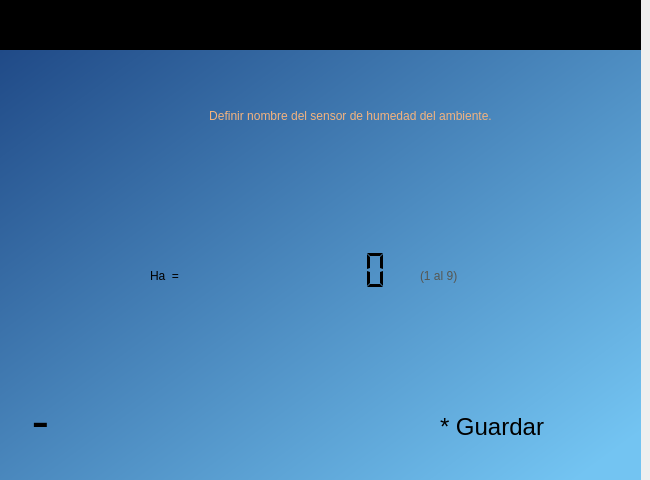
<?xml version="1.0" encoding="UTF-8"?>
<ui version="4.0">
 <class>widget_inicio</class>
 <widget class="QWidget" name="widget_inicio">
  <property name="geometry">
   <rect>
    <x>0</x>
    <y>0</y>
    <width>650</width>
    <height>480</height>
   </rect>
  </property>
  <property name="windowTitle">
   <string>Form</string>
  </property>
  <property name="styleSheet">
   <string notr="true"/>
  </property>
  <widget class="QWidget" name="widget_fecha" native="true">
   <property name="geometry">
    <rect>
     <x>0</x>
     <y>0</y>
     <width>641</width>
     <height>51</height>
    </rect>
   </property>
   <property name="styleSheet">
    <string notr="true">QWidget#widget_fecha{
background-color:rgb(0, 0, 0)}</string>
   </property>
   <widget class="QLabel" name="lbl_hora">
    <property name="geometry">
     <rect>
      <x>20</x>
      <y>10</y>
      <width>151</width>
      <height>21</height>
     </rect>
    </property>
    <property name="styleSheet">
     <string notr="true">font: 57 16pt &quot;Ubuntu&quot;;
color:rgb(238, 238, 236);</string>
    </property>
    <property name="text">
     <string/>
    </property>
   </widget>
   <widget class="QLabel" name="lbl_fecha">
    <property name="geometry">
     <rect>
      <x>460</x>
      <y>10</y>
      <width>161</width>
      <height>21</height>
     </rect>
    </property>
    <property name="styleSheet">
     <string notr="true">font: 57 16pt &quot;Ubuntu&quot;;
color:rgb(238, 238, 236);</string>
    </property>
    <property name="text">
     <string/>
    </property>
   </widget>
  </widget>
  <widget class="QWidget" name="widget_datos" native="true">
   <property name="geometry">
    <rect>
     <x>0</x>
     <y>50</y>
     <width>641</width>
     <height>431</height>
    </rect>
   </property>
   <property name="styleSheet">
    <string notr="true">QWidget#widget_datos{
background-color:qlineargradient(spread:pad, x1:0, y1:0, x2:0.985075, y2:0.903, stop:0 rgba(32, 74, 135, 255), stop:1 rgba(115, 196, 242, 255))
}</string>
   </property>
   <widget class="QLabel" name="label_9">
    <property name="geometry">
     <rect>
      <x>10</x>
      <y>10</y>
      <width>91</width>
      <height>101</height>
     </rect>
    </property>
    <property name="text">
     <string/>
    </property>
    <property name="pixmap">
     <pixmap>../images/logo.png</pixmap>
    </property>
    <property name="scaledContents">
     <bool>true</bool>
    </property>
   </widget>
   <widget class="QLabel" name="lbl_num_est_2">
    <property name="geometry">
     <rect>
      <x>100</x>
      <y>10</y>
      <width>501</width>
      <height>111</height>
     </rect>
    </property>
    <property name="styleSheet">
     <string notr="true">font: 57 italic 30pt &quot;Ubuntu&quot;;
color:rgb(244, 179, 126)</string>
    </property>
    <property name="text">
     <string>Definir nombre del sensor de humedad del ambiente.</string>
    </property>
    <property name="alignment">
     <set>Qt::AlignCenter</set>
    </property>
    <property name="wordWrap">
     <bool>true</bool>
    </property>
   </widget>
   <widget class="QLabel" name="lbl_riego_est1">
    <property name="geometry">
     <rect>
      <x>150</x>
      <y>200</y>
      <width>81</width>
      <height>51</height>
     </rect>
    </property>
    <property name="styleSheet">
     <string notr="true">font: 22pt &quot;Ubuntu&quot;;</string>
    </property>
    <property name="text">
     <string>Ha  =</string>
    </property>
   </widget>
   <widget class="QLCDNumber" name="lcd_number_1">
    <property name="geometry">
     <rect>
      <x>300</x>
      <y>200</y>
      <width>111</width>
      <height>41</height>
     </rect>
    </property>
    <property name="midLineWidth">
     <number>-3</number>
    </property>
    <property name="smallDecimalPoint">
     <bool>false</bool>
    </property>
    <property name="digitCount">
     <number>3</number>
    </property>
    <property name="segmentStyle">
     <enum>QLCDNumber::Flat</enum>
    </property>
    <property name="value" stdset="0">
     <double>0.000000000000000</double>
    </property>
   </widget>
   <widget class="QLabel" name="label">
    <property name="geometry">
     <rect>
      <x>10</x>
      <y>350</y>
      <width>71</width>
      <height>51</height>
     </rect>
    </property>
    <property name="text">
     <string/>
    </property>
    <property name="pixmap">
     <pixmap>../images/flecha_Atras.png</pixmap>
    </property>
    <property name="scaledContents">
     <bool>true</bool>
    </property>
   </widget>
   <widget class="QLabel" name="label_2">
    <property name="geometry">
     <rect>
      <x>20</x>
      <y>350</y>
      <width>41</width>
      <height>41</height>
     </rect>
    </property>
    <property name="font">
     <font>
      <pointsize>40</pointsize>
     </font>
    </property>
    <property name="text">
     <string>-</string>
    </property>
    <property name="alignment">
     <set>Qt::AlignCenter</set>
    </property>
   </widget>
   <widget class="QLabel" name="lbl_riego_est1_4">
    <property name="geometry">
     <rect>
      <x>420</x>
      <y>200</y>
      <width>111</width>
      <height>51</height>
     </rect>
    </property>
    <property name="styleSheet">
     <string notr="true">font: 22pt &quot;Ubuntu&quot;;
color:rgb(85, 87, 83);</string>
    </property>
    <property name="text">
     <string>(1 al 9)</string>
    </property>
   </widget>
   <widget class="QLabel" name="label_3">
    <property name="geometry">
     <rect>
      <x>420</x>
      <y>350</y>
      <width>151</width>
      <height>51</height>
     </rect>
    </property>
    <property name="text">
     <string/>
    </property>
    <property name="pixmap">
     <pixmap>../images/botton_icon.png</pixmap>
    </property>
    <property name="scaledContents">
     <bool>true</bool>
    </property>
   </widget>
   <widget class="QLabel" name="label_4">
    <property name="geometry">
     <rect>
      <x>440</x>
      <y>367</y>
      <width>111</width>
      <height>20</height>
     </rect>
    </property>
    <property name="font">
     <font>
      <pointsize>18</pointsize>
     </font>
    </property>
    <property name="text">
     <string>* Guardar</string>
    </property>
   </widget>
  </widget>
 </widget>
 <resources/>
 <connections/>
</ui>
